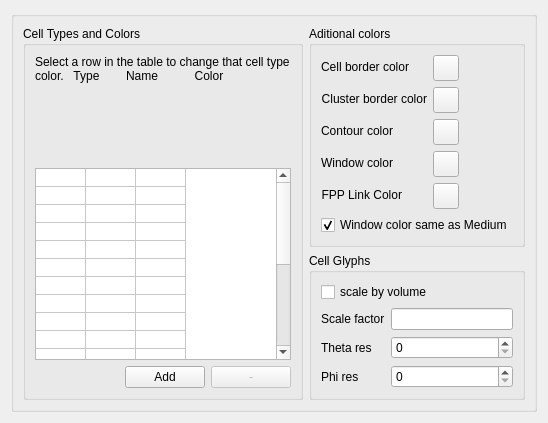
     <widget class="QWidget" name="tab_cell_type">
      <attribute name="title">
       <string>Cells/Colors</string>
      </attribute>
      <layout class="QHBoxLayout" name="horizontalLayout_24">
       <item>
        <widget class="QGroupBox" name="groupBox_13">
         <property name="title">
          <string/>
         </property>
         <layout class="QHBoxLayout" name="horizontalLayout_13">
          <item>
           <widget class="QGroupBox" name="groupBox_14">
            <property name="title">
             <string>Cell Types and Colors</string>
            </property>
            <layout class="QVBoxLayout" name="verticalLayout_16">
             <item>
              <widget class="QLabel" name="selectCellColorLabel">
               <property name="text">
                <string>Select a row in the table to change that cell type color.   Type        Name           Color</string>
               </property>
               <property name="textFormat">
                <enum>Qt::PlainText</enum>
               </property>
               <property name="alignment">
                <set>Qt::AlignLeading|Qt::AlignLeft|Qt::AlignTop</set>
               </property>
               <property name="wordWrap">
                <bool>true</bool>
               </property>
               <property name="textInteractionFlags">
                <set>Qt::NoTextInteraction</set>
               </property>
              </widget>
             </item>
             <item>
              <widget class="QTableWidget" name="typeColorTable">
               <property name="enabled">
                <bool>true</bool>
               </property>
               <property name="sizePolicy">
                <sizepolicy hsizetype="MinimumExpanding" vsizetype="Fixed">
                 <horstretch>0</horstretch>
                 <verstretch>0</verstretch>
                </sizepolicy>
               </property>
               <property name="minimumSize">
                <size>
                 <width>200</width>
                 <height>0</height>
                </size>
               </property>
               <property name="horizontalScrollBarPolicy">
                <enum>Qt::ScrollBarAlwaysOff</enum>
               </property>
               <property name="editTriggers">
                <set>QAbstractItemView::NoEditTriggers</set>
               </property>
               <property name="selectionMode">
                <enum>QAbstractItemView::SingleSelection</enum>
               </property>
               <property name="iconSize">
                <size>
                 <width>0</width>
                 <height>0</height>
                </size>
               </property>
               <property name="showGrid">
                <bool>true</bool>
               </property>
               <property name="wordWrap">
                <bool>false</bool>
               </property>
               <property name="cornerButtonEnabled">
                <bool>false</bool>
               </property>
               <property name="rowCount">
                <number>20</number>
               </property>
               <property name="columnCount">
                <number>3</number>
               </property>
               <attribute name="horizontalHeaderVisible">
                <bool>false</bool>
               </attribute>
               <attribute name="horizontalHeaderCascadingSectionResizes">
                <bool>true</bool>
               </attribute>
               <attribute name="horizontalHeaderDefaultSectionSize">
                <number>50</number>
               </attribute>
               <attribute name="horizontalHeaderHighlightSections">
                <bool>false</bool>
               </attribute>
               <attribute name="verticalHeaderVisible">
                <bool>false</bool>
               </attribute>
               <attribute name="verticalHeaderDefaultSectionSize">
                <number>18</number>
               </attribute>
               <attribute name="verticalHeaderHighlightSections">
                <bool>false</bool>
               </attribute>
               <attribute name="verticalHeaderMinimumSectionSize">
                <number>11</number>
               </attribute>
               <attribute name="verticalHeaderShowSortIndicator" stdset="0">
                <bool>true</bool>
               </attribute>
               <attribute name="verticalHeaderStretchLastSection">
                <bool>false</bool>
               </attribute>
               <row/>
               <row/>
               <row/>
               <row/>
               <row/>
               <row/>
               <row/>
               <row/>
               <row/>
               <row/>
               <row/>
               <row/>
               <row/>
               <row/>
               <row/>
               <row/>
               <row/>
               <row/>
               <row/>
               <row/>
               <column/>
               <column/>
               <column/>
               <item row="0" column="1">
                <property name="text">
                 <string/>
                </property>
               </item>
              </widget>
             </item>
             <item>
              <layout class="QHBoxLayout" name="horizontalLayout_11">
               <item>
                <spacer name="horizontalSpacer_16">
                 <property name="orientation">
                  <enum>Qt::Horizontal</enum>
                 </property>
                 <property name="sizeHint" stdset="0">
                  <size>
                   <width>40</width>
                   <height>20</height>
                  </size>
                 </property>
                </spacer>
               </item>
               <item>
                <widget class="QPushButton" name="addCellTypeButton">
                 <property name="enabled">
                  <bool>true</bool>
                 </property>
                 <property name="text">
                  <string>Add</string>
                 </property>
                 <property name="autoDefault">
                  <bool>false</bool>
                 </property>
                 <property name="default">
                  <bool>false</bool>
                 </property>
                </widget>
               </item>
               <item>
                <widget class="QPushButton" name="deleteCellTypeButton">
                 <property name="enabled">
                  <bool>false</bool>
                 </property>
                 <property name="text">
                  <string>-</string>
                 </property>
                 <property name="autoDefault">
                  <bool>false</bool>
                 </property>
                </widget>
               </item>
              </layout>
             </item>
            </layout>
           </widget>
          </item>
          <item>
           <layout class="QVBoxLayout" name="verticalLayout_17">
            <item>
             <widget class="QGroupBox" name="groupBox_11">
              <property name="title">
               <string>Aditional colors</string>
              </property>
              <layout class="QFormLayout" name="formLayout">
               <item row="0" column="0">
                <widget class="QLabel" name="borderColorLabel">
                 <property name="text">
                  <string>Cell border color</string>
                 </property>
                 <property name="alignment">
                  <set>Qt::AlignRight|Qt::AlignTrailing|Qt::AlignVCenter</set>
                 </property>
                </widget>
               </item>
               <item row="0" column="1">
                <widget class="QToolButton" name="cellBorderColorButton">
                 <property name="minimumSize">
                  <size>
                   <width>26</width>
                   <height>26</height>
                  </size>
                 </property>
                 <property name="maximumSize">
                  <size>
                   <width>26</width>
                   <height>26</height>
                  </size>
                 </property>
                 <property name="text">
                  <string/>
                 </property>
                </widget>
               </item>
               <item row="1" column="0">
                <widget class="QLabel" name="clusterBorderColorLabel">
                 <property name="text">
                  <string>Cluster border color</string>
                 </property>
                 <property name="alignment">
                  <set>Qt::AlignRight|Qt::AlignTrailing|Qt::AlignVCenter</set>
                 </property>
                </widget>
               </item>
               <item row="1" column="1">
                <widget class="QToolButton" name="clusterBorderColorButton">
                 <property name="minimumSize">
                  <size>
                   <width>26</width>
                   <height>26</height>
                  </size>
                 </property>
                 <property name="maximumSize">
                  <size>
                   <width>26</width>
                   <height>26</height>
                  </size>
                 </property>
                 <property name="text">
                  <string/>
                 </property>
                </widget>
               </item>
               <item row="2" column="0">
                <widget class="QLabel" name="contourColorLabel">
                 <property name="text">
                  <string>Contour color</string>
                 </property>
                 <property name="alignment">
                  <set>Qt::AlignRight|Qt::AlignTrailing|Qt::AlignVCenter</set>
                 </property>
                </widget>
               </item>
               <item row="2" column="1">
                <widget class="QToolButton" name="contourColorButton">
                 <property name="minimumSize">
                  <size>
                   <width>26</width>
                   <height>26</height>
                  </size>
                 </property>
                 <property name="maximumSize">
                  <size>
                   <width>26</width>
                   <height>26</height>
                  </size>
                 </property>
                 <property name="text">
                  <string/>
                 </property>
                </widget>
               </item>
               <item row="3" column="0">
                <widget class="QLabel" name="windowColorLabel">
                 <property name="text">
                  <string>Window color</string>
                 </property>
                 <property name="alignment">
                  <set>Qt::AlignRight|Qt::AlignTrailing|Qt::AlignVCenter</set>
                 </property>
                </widget>
               </item>
               <item row="3" column="1">
                <widget class="QToolButton" name="windowColorButton">
                 <property name="enabled">
                  <bool>true</bool>
                 </property>
                 <property name="minimumSize">
                  <size>
                   <width>26</width>
                   <height>26</height>
                  </size>
                 </property>
                 <property name="maximumSize">
                  <size>
                   <width>26</width>
                   <height>26</height>
                  </size>
                 </property>
                 <property name="text">
                  <string/>
                 </property>
                </widget>
               </item>
               <item row="4" column="0">
                <widget class="QLabel" name="windowColorLabel_4">
                 <property name="text">
                  <string>FPP Link Color</string>
                 </property>
                 <property name="alignment">
                  <set>Qt::AlignRight|Qt::AlignTrailing|Qt::AlignVCenter</set>
                 </property>
                </widget>
               </item>
               <item row="4" column="1">
                <widget class="QToolButton" name="fppColorButton">
                 <property name="enabled">
                  <bool>true</bool>
                 </property>
                 <property name="minimumSize">
                  <size>
                   <width>26</width>
                   <height>26</height>
                  </size>
                 </property>
                 <property name="maximumSize">
                  <size>
                   <width>26</width>
                   <height>26</height>
                  </size>
                 </property>
                 <property name="text">
                  <string/>
                 </property>
                </widget>
               </item>
               <item row="5" column="0" colspan="2">
                <widget class="QCheckBox" name="windowColorSameAsMediumCB">
                 <property name="text">
                  <string>Window color same as Medium</string>
                 </property>
                 <property name="checked">
                  <bool>true</bool>
                 </property>
                </widget>
               </item>
              </layout>
             </widget>
            </item>
            <item>
             <widget class="QGroupBox" name="groupBox_4">
              <property name="title">
               <string>Cell Glyphs</string>
              </property>
              <layout class="QVBoxLayout" name="verticalLayout_12">
               <item>
                <layout class="QVBoxLayout" name="verticalLayout_11">
                 <item>
                  <widget class="QCheckBox" name="cellGlyphScaleByVolumeCheckBox">
                   <property name="text">
                    <string>scale by volume</string>
                   </property>
                  </widget>
                 </item>
                 <item>
                  <layout class="QGridLayout" name="gridLayout">
                   <item row="0" column="0">
                    <widget class="QLabel" name="label_9">
                     <property name="text">
                      <string>Scale factor</string>
                     </property>
                    </widget>
                   </item>
                   <item row="0" column="1">
                    <widget class="QLineEdit" name="cellGlyphScale"/>
                   </item>
                   <item row="1" column="0">
                    <widget class="QLabel" name="label_10">
                     <property name="text">
                      <string>Theta res</string>
                     </property>
                    </widget>
                   </item>
                   <item row="1" column="1">
                    <widget class="QSpinBox" name="cellGlyphThetaRes"/>
                   </item>
                   <item row="2" column="0">
                    <widget class="QLabel" name="label_11">
                     <property name="text">
                      <string>Phi res</string>
                     </property>
                    </widget>
                   </item>
                   <item row="2" column="1">
                    <widget class="QSpinBox" name="cellGlyphPhiRes"/>
                   </item>
                  </layout>
                 </item>
                </layout>
               </item>
              </layout>
             </widget>
            </item>
           </layout>
          </item>
         </layout>
        </widget>
       </item>
      </layout>
     </widget>
